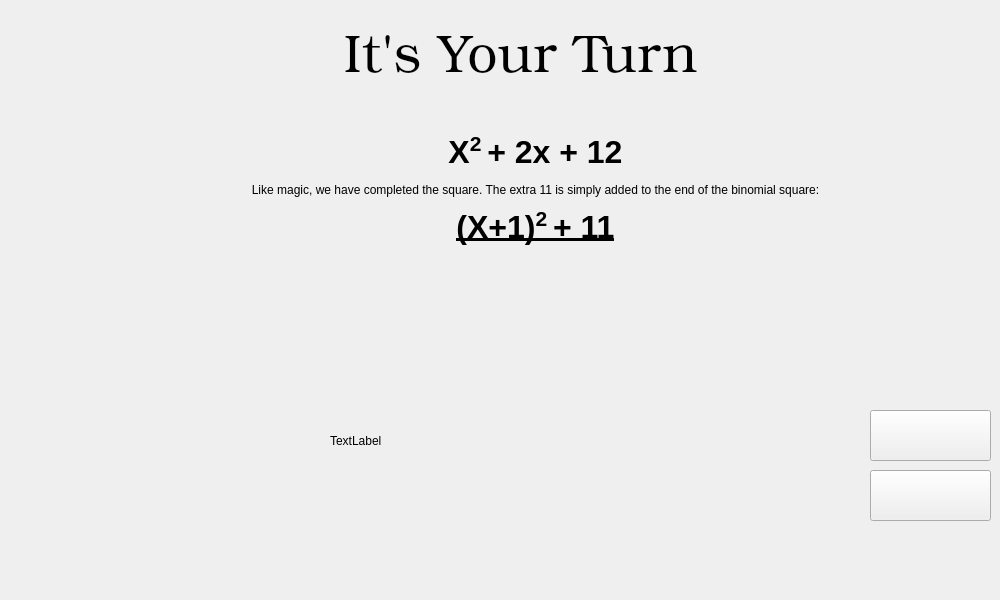
   <widget class="QWidget" name="backgroundPage7">
    <widget class="QPushButton" name="nextBtn_7">
     <property name="geometry">
      <rect>
       <x>870</x>
       <y>410</y>
       <width>121</width>
       <height>51</height>
      </rect>
     </property>
     <property name="styleSheet">
      <string notr="true">border-image: url(:/Pictures/startgameorange.png);</string>
     </property>
     <property name="text">
      <string/>
     </property>
    </widget>
    <widget class="QPushButton" name="levelButton_8">
     <property name="geometry">
      <rect>
       <x>870</x>
       <y>470</y>
       <width>121</width>
       <height>51</height>
      </rect>
     </property>
     <property name="styleSheet">
      <string notr="true">border-image : url(:/Pictures/selectlevel.png)</string>
     </property>
     <property name="text">
      <string/>
     </property>
    </widget>
    <widget class="QLabel" name="backgroundText_7">
     <property name="geometry">
      <rect>
       <x>180</x>
       <y>110</y>
       <width>711</width>
       <height>161</height>
      </rect>
     </property>
     <property name="styleSheet">
      <string notr="true"/>
     </property>
     <property name="text">
      <string>&lt;html&gt;&lt;head/&gt;&lt;body&gt;&lt;p align=&quot;center&quot;&gt;&lt;span style=&quot; font-size:24pt; font-weight:600;&quot;&gt;X&lt;/span&gt;&lt;span style=&quot; font-size:24pt; font-weight:600; vertical-align:super;&quot;&gt;2 &lt;/span&gt;&lt;span style=&quot; font-size:24pt; font-weight:600;&quot;&gt;+ 2x + 12&lt;/span&gt;&lt;/p&gt;&lt;p align=&quot;center&quot;&gt;Like magic, we have completed the square. The extra 11 is simply added to the end of the binomial square:&lt;/p&gt;&lt;p align=&quot;center&quot;&gt;&lt;span style=&quot; font-size:24pt; font-weight:600; text-decoration: underline;&quot;&gt;(X+1)&lt;/span&gt;&lt;span style=&quot; font-size:24pt; font-weight:600; text-decoration: underline; vertical-align:super;&quot;&gt;2 &lt;/span&gt;&lt;span style=&quot; font-size:24pt; font-weight:600; text-decoration: underline;&quot;&gt;+ 11&lt;/span&gt;&lt;/p&gt;&lt;/body&gt;&lt;/html&gt;</string>
     </property>
    </widget>
    <widget class="QLabel" name="backgroundTitle_7">
     <property name="geometry">
      <rect>
       <x>230</x>
       <y>20</y>
       <width>581</width>
       <height>81</height>
      </rect>
     </property>
     <property name="font">
      <font>
       <family>URW Bookman L</family>
       <pointsize>40</pointsize>
       <weight>9</weight>
       <italic>false</italic>
       <bold>false</bold>
      </font>
     </property>
     <property name="styleSheet">
      <string notr="true">font: 75 40pt &quot;URW Bookman L&quot;;</string>
     </property>
     <property name="text">
      <string>It's Your Turn</string>
     </property>
     <property name="alignment">
      <set>Qt::AlignCenter</set>
     </property>
    </widget>
    <widget class="QLabel" name="img_7">
     <property name="geometry">
      <rect>
       <x>330</x>
       <y>290</y>
       <width>421</width>
       <height>301</height>
      </rect>
     </property>
     <property name="text">
      <string>TextLabel</string>
     </property>
    </widget>
   </widget>
